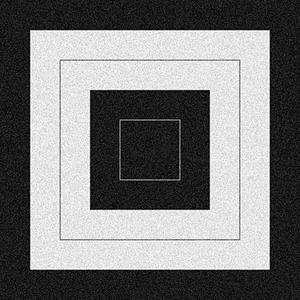
#> input picture box.jpg, 300 x 300 px
$ python temp.py
#> lines starting #> are read from the running program, lines starting #| are printed output that depends on the picture; after the words box and inside, x2 and y2 are one past the last pixel; in counts of white or black regions, pixels touching at a corner belong together
import numpy as np
import cv2

img = cv2.imread('box.jpg', cv2.IMREAD_GRAYSCALE)
#> img is the input picture: shape (300, 300); min 0, max 255, mean 122.3

# img_bordered = cv2.copyMakeBorder(src=img, top=2, bottom=2, left=2, right=2, borderType=cv2.BORDER_CONSTANT)
cv2.imshow('input image', img)

# out = np.zeros((img.shape[0]-1,img.shape[1]-1)) #, dtype=np.uint8)
# out = np.zeros_like(img)
print(img)
#> (printed output is left out)
# print(img.max())
# print(img.min())

kernel = (1 / 273) * np.array([[1, 4, 7, 4, 1],
                               [4, 16, 26, 16, 4],
                               [7, 26, 41, 26, 7],
                               [4, 16, 26, 16, 4],
                               [1, 4, 7, 4, 1]])
n = (kernel.shape[0] // 2)

img_bordered = cv2.copyMakeBorder(src=img, top=n, bottom=n, left=n, right=n, borderType=cv2.BORDER_CONSTANT)
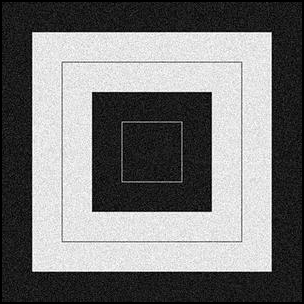
#> img_bordered: shape (304, 304); min 0, max 255, mean 119.2
row = img_bordered.shape[0]
#> row = 304
col = img_bordered.shape[1]
#> col = 304
# out = img_bordered.copy()
out = np.zeros((row, col))
cv2.imshow('bordered image', img_bordered)
# cv2.imshow('output image', out)
for i in range(n, row - n):
    for j in range(n, col - n):
        res = 0
        for x in range(-n, n + 1):
            for y in range(-n, n + 1):
                f = kernel[x + n, y + n]
                ii = img_bordered.item(i - x, j - y)
                res += f * ii
        out[i, j] = res
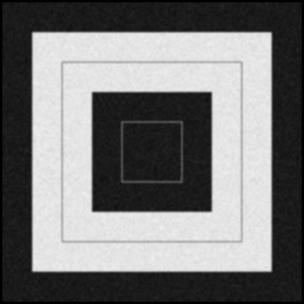
#> out: shape (304, 304) float64; min 0, max 239.5, mean 119

# print(out)

print(img_bordered.shape)
#| (304, 304)
print(out.shape)
#| (304, 304)

# cv2.waitKey(0)
cv2.imshow('output image', out)
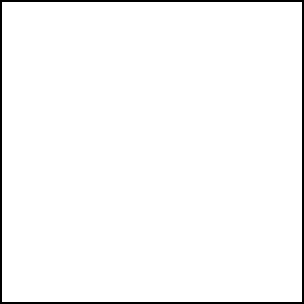
#> window 'output image': shape (304, 304); 97.4% white; 1 black region, box (x1, y1, x2, y2) and area: (0, 0, 304, 304) 2416
# print(out)
cv2.normalize(out, out, 0, 255, cv2.NORM_MINMAX)
out = np.round(out).astype(np.uint8)
print(out)
#> (printed output is left out)
cv2.imshow('normalised output image', out)

out = cv2.filter2D(src=img, ddepth=-1, kernel=kernel, borderType=cv2.BORDER_REPLICATE)
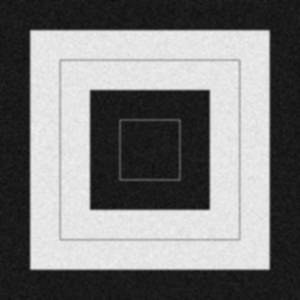
#> out: shape (300, 300); min 14, max 239, mean 122.4
flipped_kernel = np.flip(kernel, axis=(0, 1))
# out = cv2.filter2D(img, -1, flipped_kernel, borderType=cv2.BORDER_REPLICATE)
cv2.normalize(out, out, 0, 255, cv2.NORM_MINMAX)
cv2.imshow("Actual", out)

cv2.waitKey(0)
cv2.destroyAllWindows()
